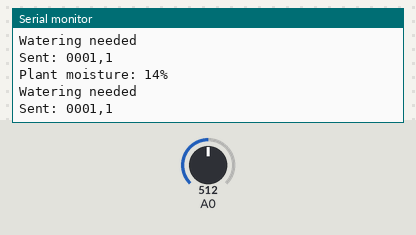
Bench run of a sketch on a simulated Arduino Uno, built with avr-gcc and run on an emulated ATmega328P. Shown: the last lines printed to the serial monitor. Inputs (shaded band) come from the test bench; at power-on: A0 = 512. No radio packets arrive unless stated.

Above: at 1.4 s.
1.5 s: A0 set to 306
At 3.1 s:
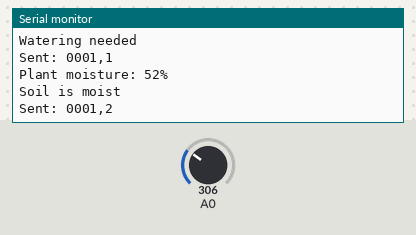
4.9 s: A0 set to 122
At 6.2 s:
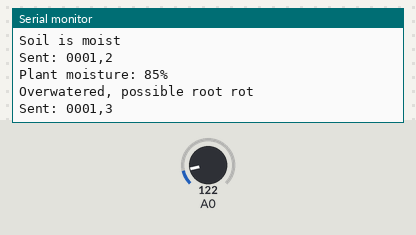
Timing chart, 0 to 7.9 s (numbered marks = the images above; inputs shaded):
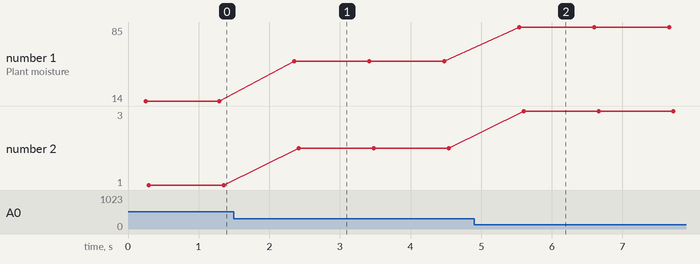

Measured:
- after the input at 1.5 s, the serial monitor: prints a new line after 0.85 s (image 1)
- after the input at 4.9 s, the serial monitor: prints a new line after 0.64 s (image 2)
- plotted number 1: 14 → 52 after the input at 1.5 s, 52 → 85 after the input at 4.9 s
- plotted number 2: 1 → 2 after the input at 1.5 s, 2 → 3 after the input at 4.9 s

The sketch:

Plant_Node.ino
```cpp
#include <SPI.h>
#include <RH_RF95.h>

//const int AirValue   = 605; //calibration of air value and water value
//const int WaterValue = 31;

const int AirValue   = 593; //calibration of air value and water value sope's values
const int WaterValue = 43;

int soilMoistureValue = 0;
int moisturePercent   = 0;

String ID = "0001"; //ID of plant node - change for each plant node
int Status = 0;

//set pins for cs, rst, G0, and freq
#define RFM95_CS   10
#define RFM95_RST  9
#define RFM95_INT  2

#define RF95_FREQ  433.0

RH_RF95 rf95(RFM95_CS, RFM95_INT);

void resetRadio() { //manually resets radio
  pinMode(RFM95_RST, OUTPUT);
  digitalWrite(RFM95_RST, HIGH);
  delay(10);
  digitalWrite(RFM95_RST, LOW);
  delay(10);
  digitalWrite(RFM95_RST, HIGH);
  delay(10);
}

void setup() {
  Serial.begin(9600);
  delay(200);

  resetRadio();

  if (!rf95.init()) {
    Serial.println("LoRa init failed!");
    while (1);
  }
  if (!rf95.setFrequency(RF95_FREQ)) {
    Serial.println("Frequency set failed!");
    while (1);
  }
  rf95.setTxPower(10, false); //sets power to 10 dB so doesnt use so much current
  Serial.println("LoRa 433 MHz TX Ready");
}

void loop() {
  soilMoistureValue = analogRead(A0);

  moisturePercent = 100.0 * (AirValue - soilMoistureValue) / (AirValue - WaterValue); //calculate percentage
  moisturePercent = constrain(moisturePercent, 0, 100); //constrain it to 0-100
  Serial.println("Plant moisture: " + String(moisturePercent) + "%");

  if (moisturePercent >= 60) { //set moisture thresholds
    Serial.println("Overwatered, possible root rot");
    Status = 3;
  }
  else if (moisturePercent >= 40) {
    Serial.println("Soil is moist");
    Status = 2;
  }
  else {
    Serial.println("Watering needed");
    Status = 1;
  }

  // build message
  String message = ID + "," + String(Status); //create message of ID and status

  char payload[32];
  message.toCharArray(payload, sizeof(payload));//converts string to char array

  rf95.send((uint8_t*)payload, sizeof(payload)); //send radio message to pc receiver Lora
  rf95.waitPacketSent();

  Serial.println("Sent: " + String(payload));
  delay(1000);
}
```
